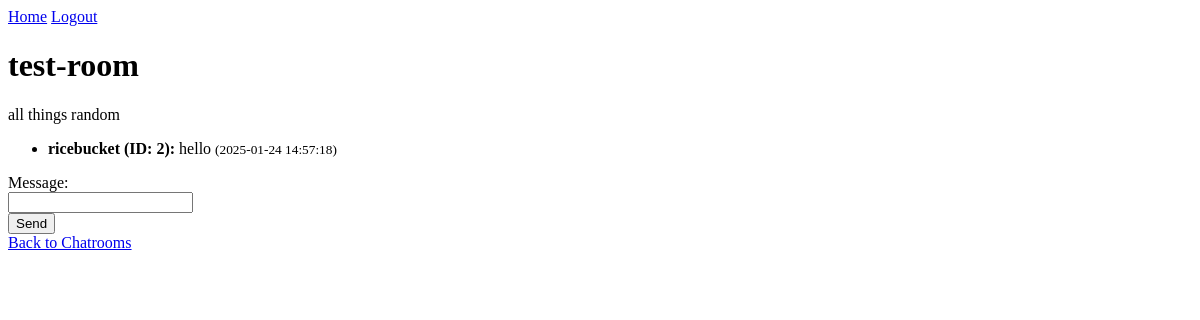
Before: /chatroom/1 (signed in) with the older database file.
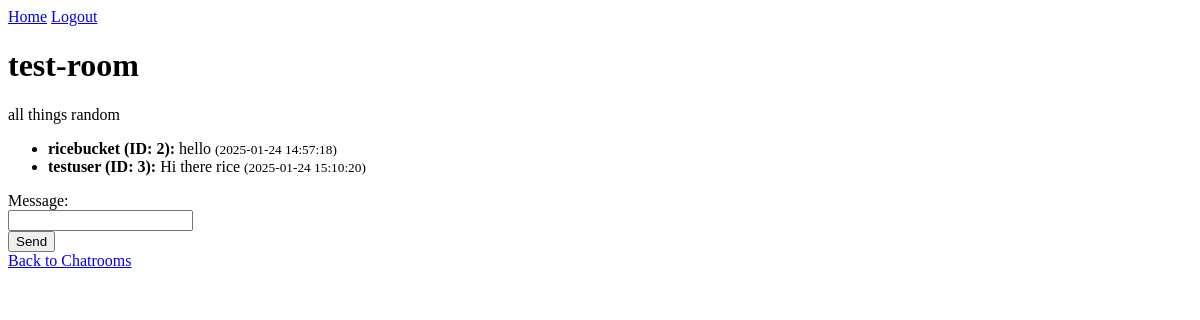
After: the same page with the newer database file.
### models.py (models this page shows)
class ChatroomMessages(db.Model):
    message_id = db.Column(db.Integer, primary_key=True)
    chatroom_id = db.Column(db.Integer, db.ForeignKey('chatroom.chatroom_id'), nullable=False)
    sent_by = db.Column(db.Integer, db.ForeignKey('profile.profile_id'), nullable=False)
    message = db.Column(db.String(500), nullable=False)
    timestamp = db.Column(db.DateTime, nullable=False)

class Profile(db.Model):
    profile_id = db.Column(db.Integer, primary_key=True)
    username = db.Column(db.String(80), unique=True, nullable=False)
    password = db.Column(db.String(120), nullable=False)
    date_created = db.Column(db.DateTime, nullable=False)
    bio = db.Column(db.String(200))
    profile_pic = db.Column(db.String(200))

### app.py (the view, shortened to what this page needs)
@app.route('/chatroom/<int:room_id>', methods=['GET', 'POST'])
def chatroom(room_id):
    if 'user_id' not in session:
        return redirect(url_for('login'))
    room = Chatroom.query.get(room_id)
    messages = db.session.query(
        ChatroomMessages.message,
        ChatroomMessages.timestamp,
        Profile.username,
        Profile.profile_id
    ).join(Profile, ChatroomMessages.sent_by == Profile.profile_id) \
     .filter(ChatroomMessages.chatroom_id == room_id).all()
    return render_template('chatroom.html', room=room, messages=messages)

### templates/chatroom.html
{% extends "base.html" %}
{% block content %}
<h1>{{ room.chatroom_name }}</h1>
<p>{{ room.description }}</p>
<ul id="messages">
  {% for message, timestamp, username, profile_id in messages %}
      <li>
          <strong>{{ username }} (ID: {{ profile_id }}):</strong>
          {{ message }}
          <small>({{ timestamp.strftime('%Y-%m-%d %H:%M:%S') }})</small>
      </li>
  {% endfor %}
</ul>
<form method="post">
  <label for="message">Message:</label><br>
  <input type="text" id="message" name="message" required><br>
  <button type="submit">Send</button>
</form>
<a href="/chatrooms">Back to Chatrooms</a>
{% endblock %}

Changed rows visible on the page:
added ChatroomMessages: username "testuser", profile_id "3", message "Hi there rice", strftime "2025-01-24 15:10:20"
